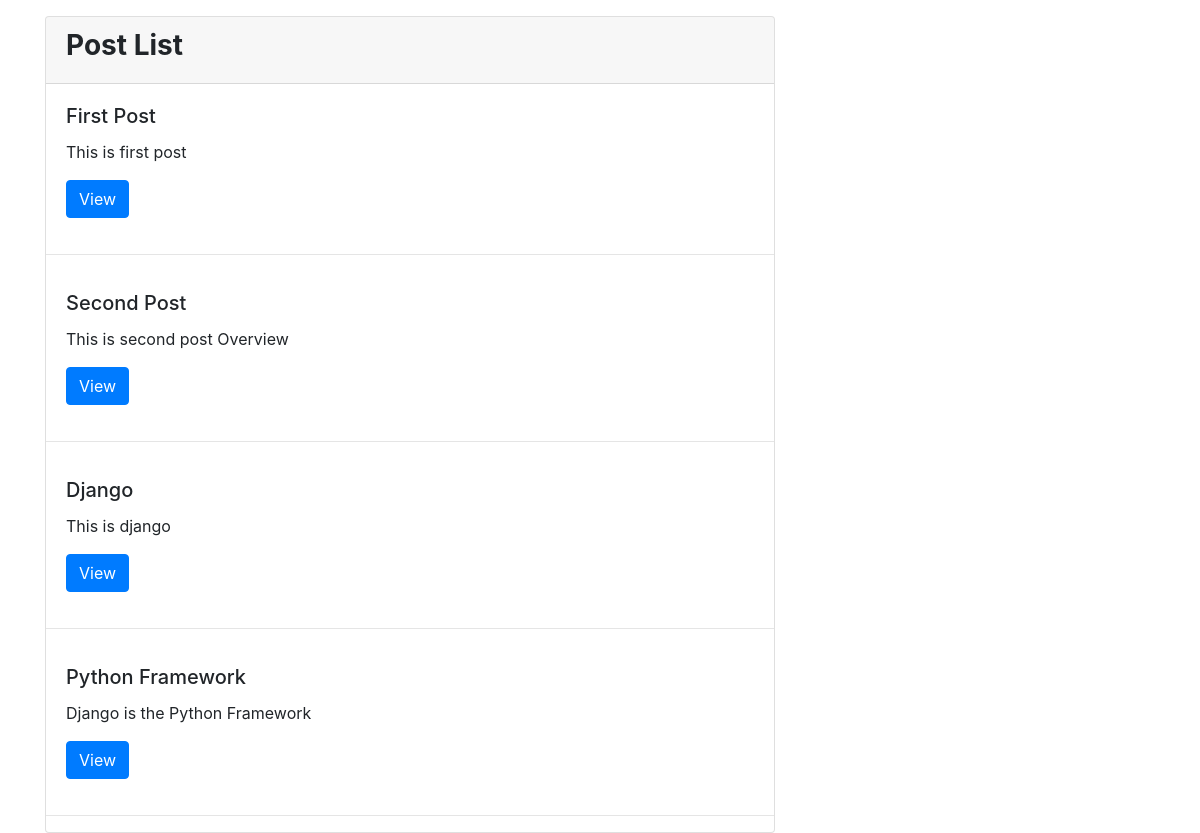
The page / on the database its author committed.
### Comment/models.py (models this page shows, shortened)
class Post(models.Model):
    Title =  models.CharField(max_length=50)
    Overview =  models.CharField(max_length=100)
    content = models.TextField()
    Date_created = models.DateTimeField(auto_now_add=True)

### Comment/views.py (the view)
# urls.py: path('',Post_list,name='home'),
def Post_list(request):
    posts =  Post.objects.all()
    return render(request,'index.html',{'posts':posts})

### Comment/templates/index.html
{% extends 'base.html' %}
{% block content  %}
<div class="row mt-3">
    <div class="col-sm-8">
        <div class="card">
            <div class="card-header">
               <h3><strong>Post List</strong> </h3>
            </div>
            {% for  p in posts %}
            <div class="card-body">
                <h5 class="card-title">{{p.Title}}</h5>
                <p class="card-text">{{p.Overview}}</p>
                <a href="{% url 'detail' p.id %}" class="btn btn-primary">View</a>
            </div>
            <hr>
            {% endfor %}
        </div>
    </div>
</div>
{% endblock %}

### rows shown on the page
Post: Title "First Post", Overview "This is first post"
Post: Title "Second Post", Overview "This is second post Overview"
Post: Title "Django", Overview "This is django"
Post: Title "Python Framework", Overview "Django is the Python Framework"
